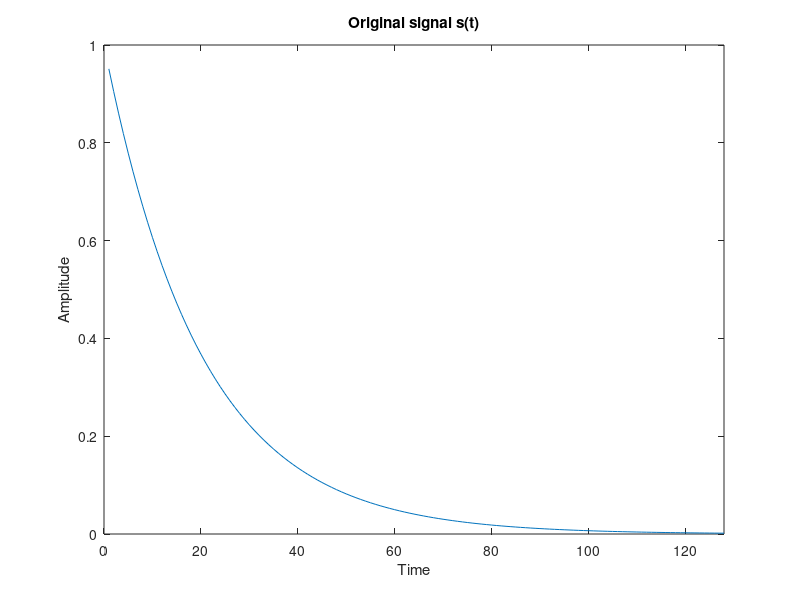
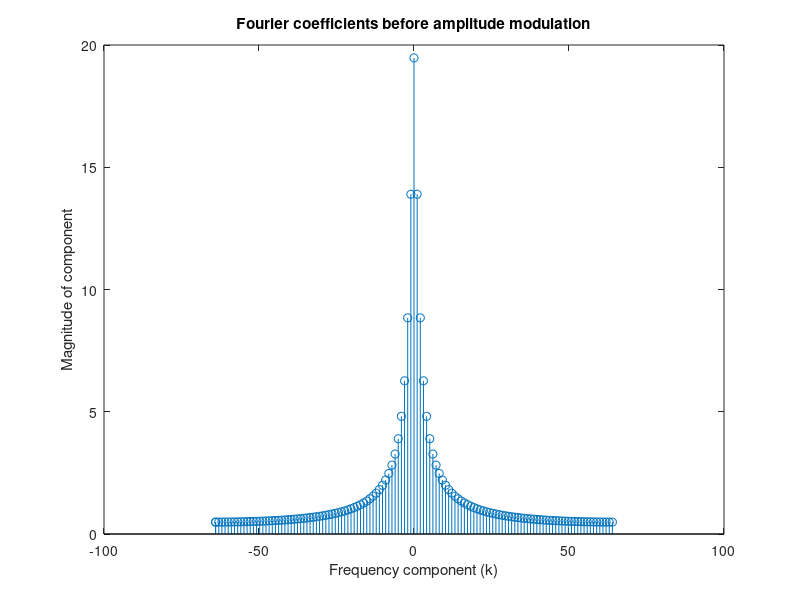
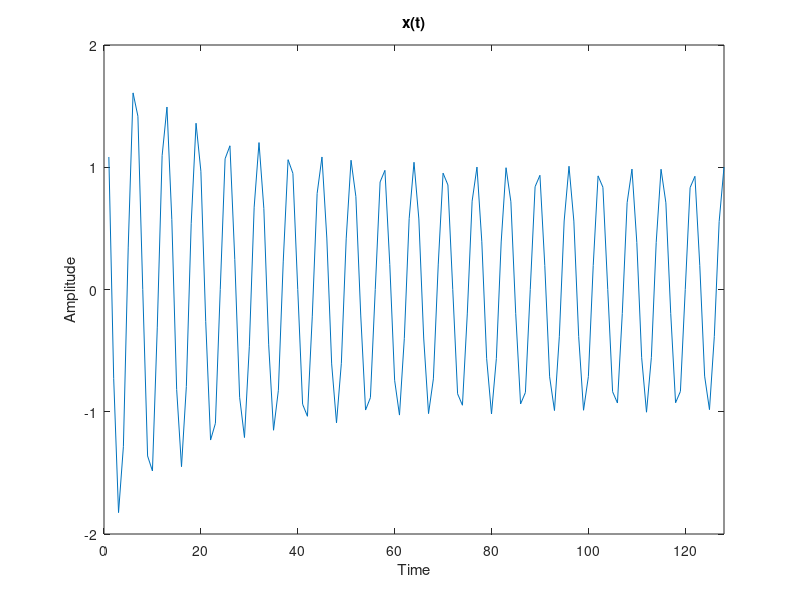
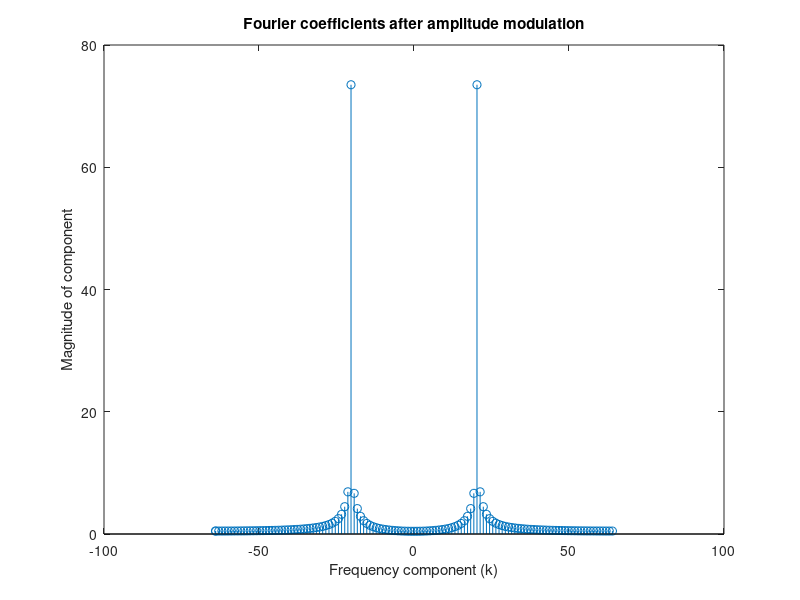

MATLAB code for these plots, in order:
function [] = ex2()

    %s(t) = e^(-aplha*t)*u(t)
    T = 128;
    A = 1;
    u = ones(1, T);
%    u((T/2):T) = A;
    alpha = 0.05;
    
    s = zeros(1,T);
    for t = 1 : T
        s(t) = exp(-alpha*t) * u(t);
    end
    
    %spectrum before
    h = figure;
    plot(1:T,s);
    ylabel('Amplitude');
    xlabel('Time');
    xlim([0,T]);
    title('Original signal s(t)');
    print(h, '-dpng', 'original_signal.png');
    
    h = figure;
    fx = zeros(1, T);
    findex = T/2*linspace(0,1,T/2);
    fx((T/2)+1:end) = findex;
    fx(1:T/2) = [-T/2, -findex(end:-1:2)];
    fs = fft(s);
    stem(fx, abs(fftshift(fs)));
    xlabel('Frequency component (k)');
    ylabel('Magnitude of component');
    title('Fourier coefficients before amplitude modulation');
    print(h, '-dpng', 'coefficients_before_amod.png');
    
    %modulation in amplitude
    fc = 20/T;
    x = zeros(1, T);
    for t = 1:T
       x(t) = (1+s(t))*cos(2*pi*fc*t);
    end
    
    %spectrum after
    h = figure;
    plot(1:T,x);
    ylabel('Amplitude');
    xlabel('Time');
    xlim([0,T]);
    title('x(t)');
    print(h, '-dpng', 'amplitude_modulation.png');
    
    h = figure;
    fx = zeros(1, T);
    findex = T/2*linspace(0,1,T/2);
    fx((T/2)+1:end) = findex;
    fx(1:T/2) = [-T/2, -findex(end:-1:2)];
    fs = fft(x);
    stem(fx, abs(fftshift(fs)));
    xlabel('Frequency component (k)');
    ylabel('Magnitude of component');
    title('Fourier coefficients after amplitude modulation');
    print(h, '-dpng', 'coefficients_after_amod.png');
    
    
end
